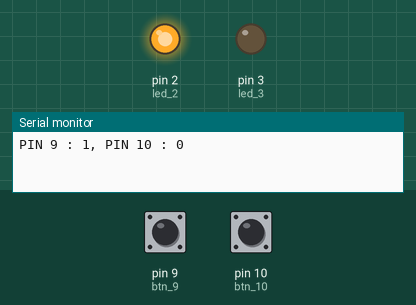
Simulated run of this sketch. Board: Arduino Uno, built with avr-gcc and run on an emulated ATmega328P. Shown: output pins drawn as LEDs (lit = HIGH), the last lines printed to the serial monitor. The inputs (shaded band) are chosen by the test bench; at power-on: pin 9 (btn_9) LOW, pin 10 (btn_10) LOW.

Above: at 1.2 s.
1.3 s: pin 9 (btn_9) pulled HIGH for 0.15 s
At 1.37 s:
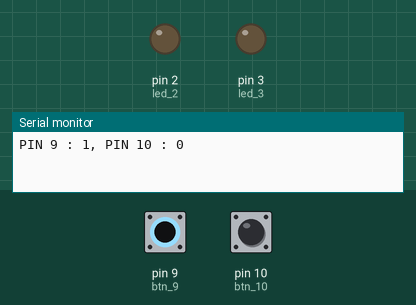
2.9 s: pin 10 (btn_10) pulled HIGH for 0.15 s
At 3.0 s:
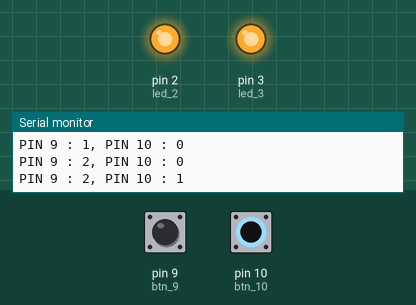
4.6 s: pin 10 (btn_10) pulled HIGH for 3.2 s
At 8.2 s:
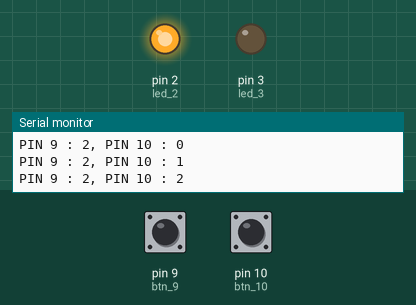
9.3 s: pin 9 (btn_9) pulled HIGH for 3.2 s
At 10.6 s:
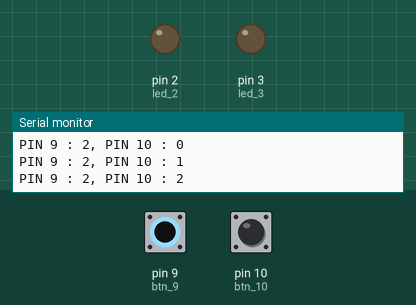
14.0 s: pin 9 (btn_9) driven HIGH and pin 10 (btn_10) driven HIGH
At 15.2 s:
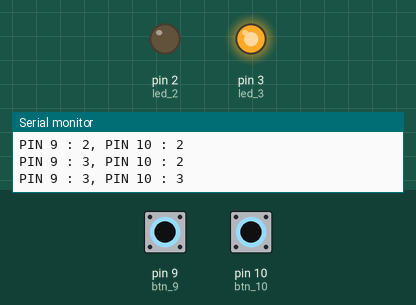
Timing chart, 0 to 16.5 s (numbered marks = the images above; inputs shaded):
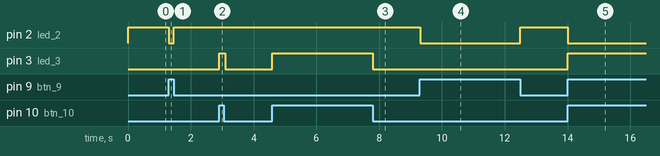

The sketch:

step04.ino
```cpp
// 3-4
int led_2 = 2;
int led_3 = 3;
int btn_9 = 9;                // 풀업 저항 사용 버튼
int btn_10 = 10;             // 풀다운 저항 사용 버튼

int btn_9_prev_state = 0;  // 버튼 이전 상태값
int btn_10_prev_state = 0;
int btn_9_cnt = 0;          // 버튼 누른 횟수 저장
int btn_10_cnt = 0;

void setup() {
  Serial.begin(9600);      // 시리얼 통신 초기화
  pinMode(btn_9, INPUT);   // 버튼 연결 핀을 입력으로 설정
  pinMode(btn_10, INPUT);
  pinMode(led_2, OUTPUT);  // LED 연결 핀을 출력으로 설정
  pinMode(led_3, OUTPUT);
  digitalWrite(led_2,0);   // 초기 설정 시 LED off
  digitalWrite(led_3,0);
}

void loop() {
  int btn_9_state = !digitalRead(btn_9);    // 풀업 저항 사용 버튼 상태값 (핀 입력값 반전 후 저장)
  int btn_10_state = digitalRead(btn_10);   // 풀다운 저항 사용 버튼 상태값 (핀 입력값 저장)

  digitalWrite(led_2, btn_9_state);         // btn_9_state에 따라 2번 핀 LED 제어
  digitalWrite(led_3, btn_10_state);        // btn_10_state에 따라 3번 핀 LED 제어

  if (btn_9_state) {                        // 풀업 버튼 눌리면 실행
    if(btn_9_state != btn_9_prev_state) {   // 풀업 버튼 상태가 변할 경우 실행
      btn_9_cnt++;                          // 풀업 버튼 카운트, btn_pu_cnt += 1;
      btn_9_prev_state = 1;                 // 풀업 버튼 이전 상태값 1 입력

      Serial.print("PIN 9 : ");             // 버튼 누른 횟수 출력
      Serial.print(btn_9_cnt);
      Serial.print(", PIN 10 : ");
      Serial.println(btn_10_cnt);
    }
  	delay(50);                              // 디바운싱을 위한 딜레이
  }
  else{
     btn_9_prev_state = 0;                  // 풀업 버튼 눌리지 않은 상태면 이전 상태값 0 입력
  }

  if (btn_10_state) {                       // 풀다운 버튼 눌리면 실행
    if(btn_10_state != btn_10_prev_state) { // 풀다운 버튼 상태가 변할 경우 실행
      btn_10_cnt++;                         // 풀다운 버튼 카운트, btn_pu_cnt += 1;
      btn_10_prev_state = 1;                // 풀다운 버튼 이전 상태값 1 입력

      Serial.print("PIN 9 : ");             // 버튼 누른 횟수 출력
      Serial.print(btn_9_cnt);
      Serial.print(", PIN 10 : ");
      Serial.println(btn_10_cnt);
    }
  	delay(50);                              // 디바운싱을 위한 딜레이
  }
  else{
     btn_10_prev_state = 0;                 // 풀다운 버튼 눌리지 않은 상태면 이전 상태값 0 입력
  }
}
//3-3의 기능을 모두수행되게하며,추가로 각각의 버튼을 누른 횟수를 카운트하여 버튼을 누를경우 시리얼모니터에 출력(PIN9:2, PIN 10 : 5등)되도록 아두이노를 프로그래밍 해보았다.
```

Measured:
- after the input at 1.3 s, pin 2 (led_2): HIGH → LOW at once, → HIGH 0.15 s later
- after the input at 2.9 s, pin 3 (led_3): LOW → HIGH at once, → LOW 0.20 s later
- after the input at 4.6 s, pin 3 (led_3): LOW → HIGH at once, → LOW 3.2 s later
- after the input at 9.3 s, pin 2 (led_2): HIGH → LOW at once, → HIGH 3.2 s later
- after the input at 14.0 s, pin 2 (led_2): HIGH → LOW at once; pin 3 (led_3): LOW → HIGH at once
